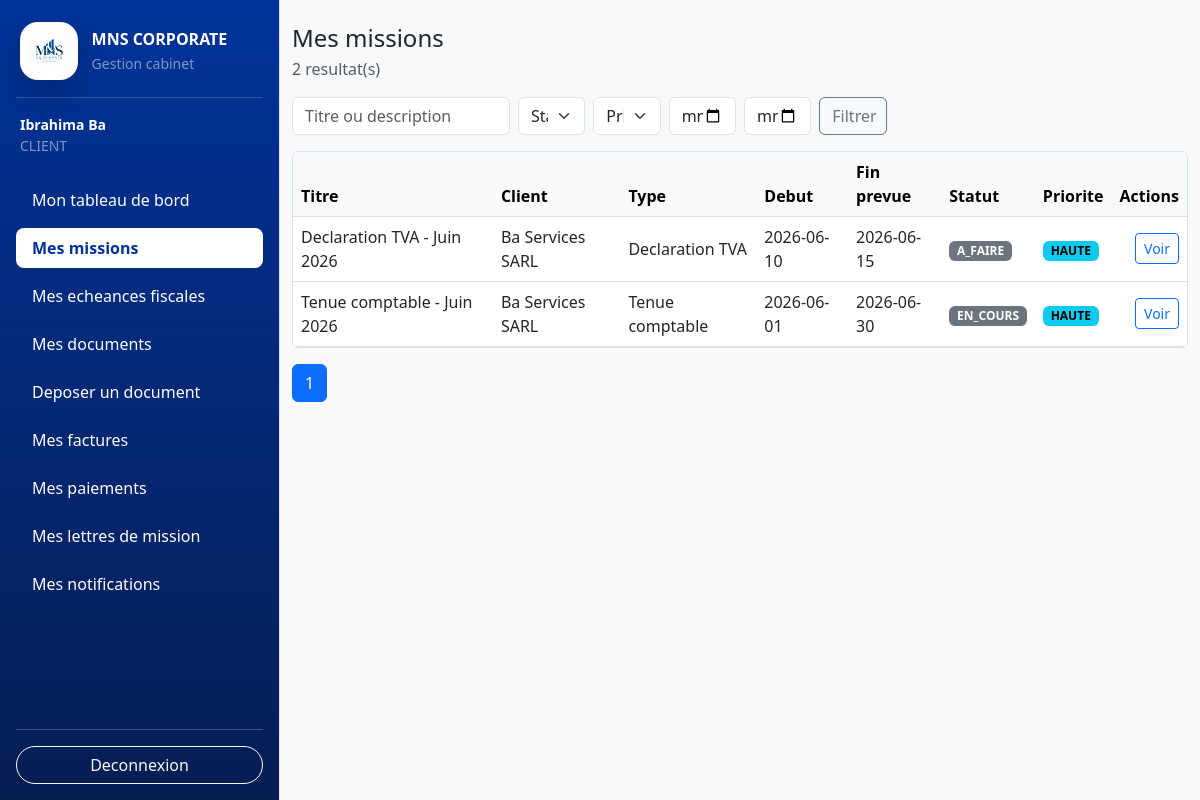
Page /frontend/views/missions/list.php (signed in) on the committed database.
### tables this page shows
CREATE TABLE IF NOT EXISTS missions (
    id INT UNSIGNED AUTO_INCREMENT PRIMARY KEY,
    client_id INT UNSIGNED NOT NULL,
    mission_catalog_id INT UNSIGNED NOT NULL,
    title VARCHAR(180) NOT NULL,
    description TEXT NULL,
    start_date DATE NOT NULL,
    planned_end_date DATE NULL,
    actual_end_date DATE NULL,
    status ENUM('A_FAIRE', 'EN_COURS', 'TERMINEE', 'EN_RETARD', 'ANNULEE')
        NOT NULL DEFAULT 'A_FAIRE',
    priority ENUM('BASSE', 'MOYENNE', 'HAUTE') NOT NULL DEFAULT 'MOYENNE',
    estimated_hours DECIMAL(8,2) NULL,
    created_by INT UNSIGNED NOT NULL,
    created_at TIMESTAMP DEFAULT CURRENT_TIMESTAMP,
    updated_at TIMESTAMP DEFAULT CURRENT_TIMESTAMP ON UPDATE CURRENT_TIMESTAMP,
    CONSTRAINT fk_missions_client
        FOREIGN KEY (client_id) REFERENCES clients(id)
        ON DELETE CASCADE
        ON UPDATE CASCADE,
    CONSTRAINT fk_missions_catalog
        FOREIGN KEY (mission_catalog_id) REFERENCES mission_catalog(id)
        ON DELETE RESTRICT
        ON UPDATE CASCADE,
    CONSTRAINT fk_missions_created_by
        FOREIGN KEY (created_by) REFERENCES users(id)
        ON DELETE RESTRICT
        ON UPDATE CASCADE
);

CREATE TABLE IF NOT EXISTS clients (
    id INT UNSIGNED AUTO_INCREMENT PRIMARY KEY,
    user_id INT UNSIGNED NULL UNIQUE,
    company_name VARCHAR(180) NOT NULL,
    legal_form VARCHAR(100) NULL,
    contact_name VARCHAR(150) NULL,
    email VARCHAR(150) NULL,
    phone VARCHAR(30) NULL,
    address VARCHAR(255) NULL,
    ninea VARCHAR(50) NULL UNIQUE,
    rccm VARCHAR(80) NULL UNIQUE,
    tax_regime VARCHAR(100) NULL,
    accounting_year_start DATE NULL,
    accounting_year_end DATE NULL,
    status ENUM('ACTIF', 'INACTIF') NOT NULL DEFAULT 'ACTIF',
    created_at TIMESTAMP DEFAULT CURRENT_TIMESTAMP,
    updated_at TIMESTAMP DEFAULT CURRENT_TIMESTAMP ON UPDATE CURRENT_TIMESTAMP,
    CONSTRAINT fk_clients_user
        FOREIGN KEY (user_id) REFERENCES users(id)
        ON DELETE SET NULL
        ON UPDATE CASCADE
);

CREATE TABLE IF NOT EXISTS mission_catalog (
    id INT UNSIGNED AUTO_INCREMENT PRIMARY KEY,
    name VARCHAR(150) NOT NULL UNIQUE,
    description TEXT NULL,
    default_duration_days INT UNSIGNED NULL,
    is_active TINYINT(1) NOT NULL DEFAULT 1,
    created_at TIMESTAMP DEFAULT CURRENT_TIMESTAMP
);

### backend/includes/auth_check.php (called while the page is built, shortened)
<?php
require_once __DIR__ . '/helpers.php';
function currentUser(): ?array
{
    if (isset($_SESSION['user']) && is_array($_SESSION['user'])) {
        return $_SESSION['user'];
    }
    return null;
}

### backend/config/database.php (called while the page is built, shortened)
<?php
function getDatabaseConnection(): PDO
{
    static $connection = null;
    if ($connection !== null) {
        return $connection;
    }
    $host = 'localhost';
    $port = 3306;
    $dbname = 'mns_corporate_db';
    $username = 'root';
    $password = '';
    $charset = 'utf8mb4';
    $dsn = sprintf(
        'mysql:host=%s;port=%d;dbname=%s;charset=%s',
        $host,
        $port,
        $dbname,
        $charset
    );
    $options = [
        PDO::ATTR_ERRMODE => PDO::ERRMODE_EXCEPTION,
        PDO::ATTR_DEFAULT_FETCH_MODE => PDO::FETCH_ASSOC,
        PDO::ATTR_EMULATE_PREPARES => false,
    ];
    try {
        $connection = new PDO($dsn, $username, $password, $options);
        return $connection;
    } catch (PDOException $exception) {
        throw new RuntimeException('Impossible de se connecter à la base de données.');
    }
}

### backend/models/Mission.php (called while the page is built, shortened)
<?php
require_once __DIR__ . '/BaseModel.php';
class Mission extends BaseModel
{
    public function findAll(array $filters = [], int $limit = 20, int $offset = 0): array
    {
        $params = [];
        $where = $this->buildWhere($filters, $params);
        $params['limit'] = $limit;
        $params['offset'] = $offset;
        return $this->fetchAll(
            "SELECT m.*, c.company_name AS client_name, mc.name AS catalog_name
             FROM `missions` m
             INNER JOIN `clients` c ON c.id = m.client_id
             INNER JOIN `mission_catalog` mc ON mc.id = m.mission_catalog_id
             {$where}
             ORDER BY m.start_date DESC, m.id DESC
             LIMIT :limit OFFSET :offset",
            $params
        );
    }
    public function countAll(array $filters = []): int
    {
        $params = [];
        $where = $this->buildWhere($filters, $params);
        $row = $this->fetchOne(
            "SELECT COUNT(*) AS total
             FROM `missions` m
             INNER JOIN `clients` c ON c.id = m.client_id
             INNER JOIN `mission_catalog` mc ON mc.id = m.mission_catalog_id
             {$where}",
            $params
        );
        return $row === null ? 0 : (int) $row['total'];
    }
    private function buildWhere(array $filters, array &$params): string
    {
        $where = [];
        if (($filters['visible_client_id'] ?? '') !== '') {
            $where[] = 'm.client_id = :visible_client_id';
            $params['visible_client_id'] = $filters['visible_client_id'];
        }
        return $where ? ' WHERE ' . implode(' AND ', $where) : '';
    }
}

### backend/models/BaseModel.php (called while the page is built, shortened)
<?php
abstract class BaseModel
{
    protected PDO $db;
    public function __construct(PDO $db)
    {
        $this->db = $db;
    }
    protected function fetchOne(string $sql, array $params = []): ?array
    {
        $stmt = $this->db->prepare($sql);
        $stmt->execute($params);
        $result = $stmt->fetch(PDO::FETCH_ASSOC);
        return $result === false ? null : $result;
    }
    protected function fetchAll(string $sql, array $params = []): array
    {
        $stmt = $this->db->prepare($sql);
        $stmt->execute($params);
        return $stmt->fetchAll(PDO::FETCH_ASSOC);
    }
}

### backend/includes/helpers.php (called while the page is built, shortened)
<?php
function e(?string $value): string
{
    return htmlspecialchars($value ?? '', ENT_QUOTES, 'UTF-8', false);
}

### frontend/views/missions/list.php (the view, shortened to what this page needs)
<?php
if (!defined('MNS_CONTROLLER_RENDER')) {
    require_once __DIR__ . '/../../../backend/controllers/mission_controller.php';
    handleMissionsRequest();
    return;
}
require_once __DIR__ . '/../../../backend/includes/helpers.php';
$user = currentUser();
$isExpert = ($user['role'] ?? '') === 'EXPERT';
$pages = max(1, (int) ceil(($total ?? 0) / ($perPage ?? 20)));
$queryBase = $filters ?? [];
unset($queryBase['assigned_user_id'], $queryBase['visible_client_id']);
require_once __DIR__ . '/../includes/header.php';
?>
<div class="d-flex">
<?php require_once __DIR__ . '/../includes/sidebar.php'; ?>
<main class="container-fluid py-4">
    <div class="d-flex justify-content-between align-items-center mb-3">
        <div><h1 class="h4 mb-1"><?php echo $isExpert ? 'Missions' : 'Mes missions'; ?></h1><div class="text-muted"><?php echo e((string) ($total ?? 0)); ?> resultat(s)</div></div>
    </div>
    <form class="row g-2 mb-3" method="get" action="/MNS_CORPORATE/frontend/views/missions/list.php">
        <div class="col-md-3"><input class="form-control" type="search" name="q" value="<?php echo e($filters['q'] ?? ''); ?>" placeholder="Titre ou description"></div>
        <div class="col-md-1"><select class="form-select" name="status"><option value="">Statut</option></select></div>
        <div class="col-md-1"><select class="form-select" name="priority"><option value="">Priorite</option></select></div>
        <div class="col-md-1"><input class="form-control" type="date" name="start_from" value="<?php echo e($filters['start_from'] ?? ''); ?>"></div>
        <div class="col-md-1"><input class="form-control" type="date" name="start_to" value="<?php echo e($filters['start_to'] ?? ''); ?>"></div>
        <div class="col-md-1"><button class="btn btn-outline-secondary w-100">Filtrer</button></div>
    </form>
    <div class="table-responsive bg-white border rounded">
        <table class="table table-hover align-middle mb-0">
            <thead class="table-light"><tr><th>Titre</th><th>Client</th><th>Type</th><th>Debut</th><th>Fin prevue</th><th>Statut</th><th>Priorite</th><th class="text-end">Actions</th></tr></thead>
            <tbody>
            <?php foreach (($missions ?? []) as $mission): ?>
                <tr>
                    <td><?php echo e($mission['title']); ?></td><td><?php echo e($mission['client_name']); ?></td><td><?php echo e($mission['catalog_name']); ?></td>
                    <td><?php echo e($mission['start_date']); ?></td><td><?php echo e($mission['planned_end_date']); ?></td>
                    <td><span class="badge text-bg-secondary"><?php echo e($mission['status']); ?></span></td><td><span class="badge text-bg-info"><?php echo e($mission['priority']); ?></span></td>
                    <td class="text-end">
                        <a class="btn btn-sm btn-outline-primary" href="/MNS_CORPORATE/frontend/views/missions/show.php?id=<?php echo e((string) $mission['id']); ?>">Voir</a>
                    </td>
                </tr>
            <?php endforeach; ?>
            </tbody>
        </table>
    </div>
    <nav class="mt-3"><ul class="pagination"><?php for ($i = 1; $i <= $pages; $i++): ?><?php $queryBase['page'] = $i; ?><li class="page-item <?php echo $i === ($page ?? 1) ? 'active' : ''; ?>"><a class="page-link" href="/MNS_CORPORATE/frontend/views/missions/list.php?<?php echo e(http_build_query($queryBase)); ?>"><?php echo e((string) $i); ?></a></li><?php endfor; ?></ul></nav>
</main>
</div>
<?php require_once __DIR__ . '/../includes/footer.php'; ?>

### rows in the picture
missions: title "Declaration TVA - Juin 2026", client.company_name "Ba Services SARL", mission_catalog.name "Declaration TVA", start_date "2026-06-10", planned_end_date "2026-06-15", status "A_FAIRE", priority "HAUTE"
missions: title "Tenue comptable - Juin 2026", client.company_name "Ba Services SARL", mission_catalog.name "Tenue comptable", start_date "2026-06-01", planned_end_date "2026-06-30", status "EN_COURS", priority "HAUTE"

### other values in the picture
$fullName "Ibrahima Ba"
$role "CLIENT"
$label "Mon tableau de bord"
$label "Mes missions"
$label "Mes echeances fiscales"
$label "Mes documents"
$label "Deposer un document"
$label "Mes factures"
$label "Mes paiements"
$label "Mes lettres de mission"
$label "Mes notifications"
$total "2"
